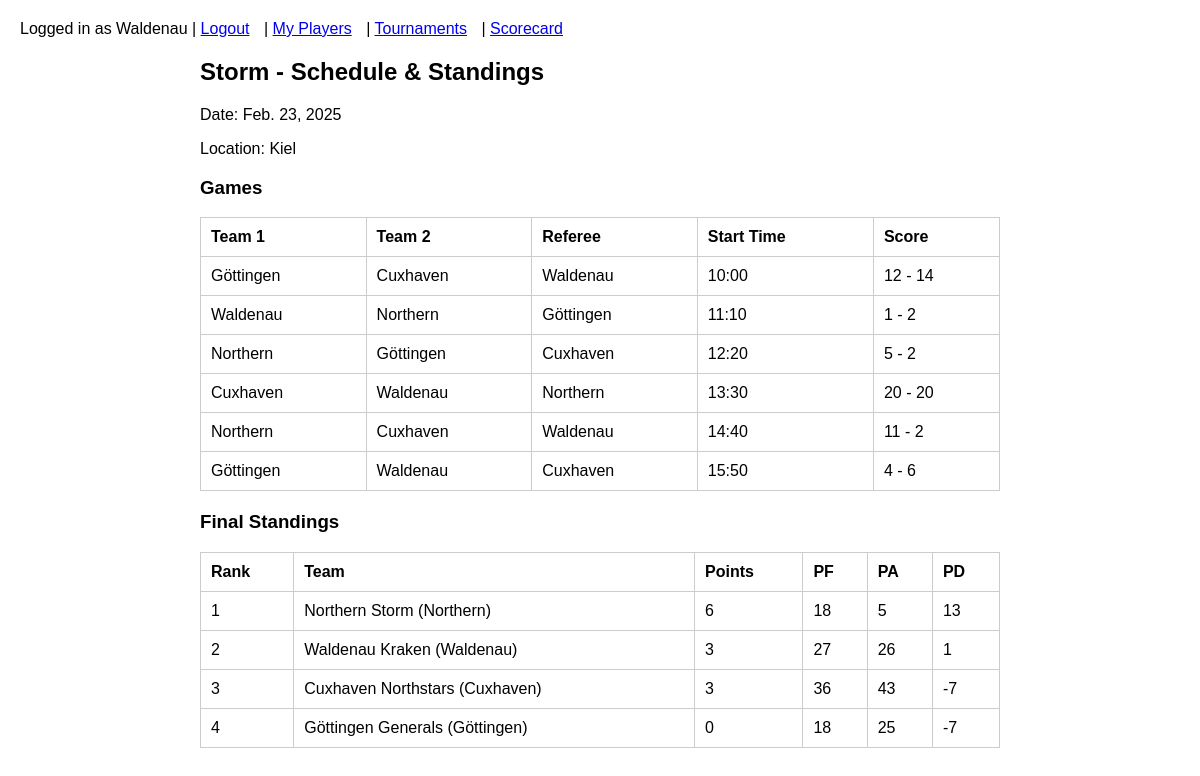
/tournaments/detail/1/ (signed in), run on the app's committed database.
### events/models.py (models this page shows, shortened)
class Tournament(models.Model):
    date = models.DateField()
    name = models.CharField(max_length=100)
    location = models.CharField(max_length=100)
    max_teams = models.IntegerField(default=0)
    number_of_teams = models.IntegerField(default=0)

class Game(models.Model):
    tournament = models.ForeignKey(Tournament, on_delete=models.CASCADE, related_name='games')
    team1 = models.ForeignKey(User, on_delete=models.CASCADE, related_name='team1_games')
    team2 = models.ForeignKey(User, on_delete=models.CASCADE, related_name='team2_games')
    referee = models.ForeignKey(User, on_delete=models.CASCADE, related_name='referee_games')
    start_time = models.DateTimeField()
    team1_score = models.IntegerField(null=True, blank=True)
    team2_score = models.IntegerField(null=True, blank=True)
    field_number = models.IntegerField(null=True, blank=True)  # Only used for 5-team tournaments
    coin_toss_winner_is_team1 = models.BooleanField(default=True)
    offense_is_team1 = models.BooleanField(default=True)

### events/views.py (the view)
# urls.py: path('tournaments/detail/<int:tournament_id>/', views.tournament_detail, name='tournament_detail'),
@login_required
def tournament_detail(request, tournament_id):
    if request.user.is_staff:
        return HttpResponseForbidden("Admins cannot access team tournament detail page.")
    tournament = get_object_or_404(Tournament, id=tournament_id)
    games = tournament.games.all().order_by('start_time')
    all_finished = True
    for g in games:
        if g.team1_score is None or g.team2_score is None:
            all_finished = False
            break
    standings = compute_tournament_standings(tournament)
    return render(request, 'tournament_detail.html', {
        'tournament': tournament,
        'games': games,
        'standings': standings,
        'all_finished': all_finished,
    })

### events/views.py (called while the page is built)
def compute_tournament_standings(tournament):
    apps = TournamentApplication.objects.filter(tournament=tournament, approved=True)
    data = []
    for app in apps:
        team = app.team
        st = get_team_stats_in_tournament(team, tournament)
        data.append({
            'team': team,
            'points': st['points'],
            'pf': st['pf'],
            'pa': st['pa'],
            'pd': st['pd'],
        })
    sorted_list = tie_break_teams_in_tournament(tournament, data)
    rank = 1
    out = []
    for item in sorted_list:
        item['rank'] = rank
        out.append(item)
        rank += 1
    return out

### events/templates/tournament_detail.html
{% extends "base.html" %}
{% block content %}
<h2>{{ tournament.name }} - Schedule & Standings</h2>
<p>Date: {{ tournament.date }}</p>
<p>Location: {{ tournament.location }}</p>
<h3>Games</h3>
{% if games %}
    <table border="1" cellspacing="0" cellpadding="5">
        <tr>
            <th>Team 1</th>
            <th>Team 2</th>
            <th>Referee</th>
            <th>Start Time</th>
            <th>Score</th>
        </tr>
        {% for game in games %}
        <tr>
            <td>{{ game.team1.username }}</td>
            <td>{{ game.team2.username }}</td>
            <td>{{ game.referee.username }}</td>
            <td>{{ game.start_time|time:"H:i" }}</td>
            <td>
                {% if game.team1_score is not None and game.team2_score is not None %}
                    {{ game.team1_score }} - {{ game.team2_score }}
                {% else %}
                    -
                {% endif %}
            </td>
        </tr>
        {% endfor %}
    </table>
{% else %}
    <p>No schedule exists.</p>
{% endif %}
{% if all_finished %}
    <h3>Final Standings</h3>
    {% if standings %}
        <table border="1" cellspacing="0" cellpadding="5">
            <tr>
                <th>Rank</th>
                <th>Team</th>
                <th>Points</th>
                <th>PF</th>
                <th>PA</th>
                <th>PD</th>
            </tr>
            {% for entry in standings %}
            <tr>
                <td>{{ entry.rank }}</td>
                <td>{{ entry.team.first_name }} ({{ entry.team.username }})</td>
                <td>{{ entry.points }}</td>
                <td>{{ entry.pf }}</td>
                <td>{{ entry.pa }}</td>
                <td>{{ entry.pd }}</td>
            </tr>
            {% endfor %}
        </table>
    {% else %}
        <p>No standings available.</p>
    {% endif %}
{% else %}
    <p>Not all games are finished yet, so final standings are not available.</p>
{% endif %}
{% endblock %}

### events/templates/base.html (shortened to what this page needs)
<!DOCTYPE html>
<html>
<head>
</head>
<body>
    <header>
        <nav>
            {% if user.is_authenticated %}
                Logged in as {{ user.username }} |
                <a href="{% url 'logout' %}">Logout</a>
                {% if user.is_staff %}
                    | <a href="{% url 'admin_dashboard' %}">Admin Dashboard</a>
                {% else %}
                    | <a href="{% url 'players' %}">My Players</a>
                    | <a href="{% url 'tournaments' %}">Tournaments</a>
                    | <a href="{% url 'scorecard_home' %}">Scorecard</a>
                {% endif %}
            {% else %}
                <a href="{% url 'login' %}">Login</a>
            {% endif %}
        </nav>
    </header>
    <div class="container">
        {% block content %}{% endblock %}
    </div>
</body>
</html>

### events/templates/base.html (style rules this page uses)
body { font-family: Arial, sans-serif; margin: 20px; }
header { margin-bottom: 20px; }
nav a { margin-right: 10px; }
.container { max-width: 800px; margin: auto; }
table { width: 100%; border-collapse: collapse; margin-bottom: 20px; }
table, th, td { border: 1px solid #ccc; }
th, td { padding: 10px; text-align: left; }

### data on the page
Tournament: name "Storm", date "Feb. 23, 2025", location "Kiel"
Game: team1.username "Göttingen", team2.username "Cuxhaven", referee.username "Waldenau", start_time "10:00", team1_score "12", team2_score "14"
Game: team1.username "Waldenau", team2.username "Northern", referee.username "Göttingen", start_time "11:10", team1_score "1", team2_score "2"
Game: team1.username "Northern", team2.username "Göttingen", referee.username "Cuxhaven", start_time "12:20", team1_score "5", team2_score "2"
Game: team1.username "Cuxhaven", team2.username "Waldenau", referee.username "Northern", start_time "13:30", team1_score "20", team2_score "20"
Game: team1.username "Northern", team2.username "Cuxhaven", referee.username "Waldenau", start_time "14:40", team1_score "11", team2_score "2"
Game: team1.username "Göttingen", team2.username "Waldenau", referee.username "Cuxhaven", start_time "15:50", team1_score "4", team2_score "6"

### other printed values
{{ user.username }} "Waldenau"
{{ entry.rank }} "1"
{{ entry.team.first_name }} "Northern Storm"
{{ entry.team.username }} "Northern"
{{ entry.points }} "6"
{{ entry.pf }} "18"
{{ entry.pa }} "5"
{{ entry.pd }} "13"
{{ entry.rank }} "2"
{{ entry.team.first_name }} "Waldenau Kraken"
{{ entry.team.username }} "Waldenau"
{{ entry.points }} "3"
{{ entry.pf }} "27"
{{ entry.pa }} "26"
{{ entry.pd }} "1"
